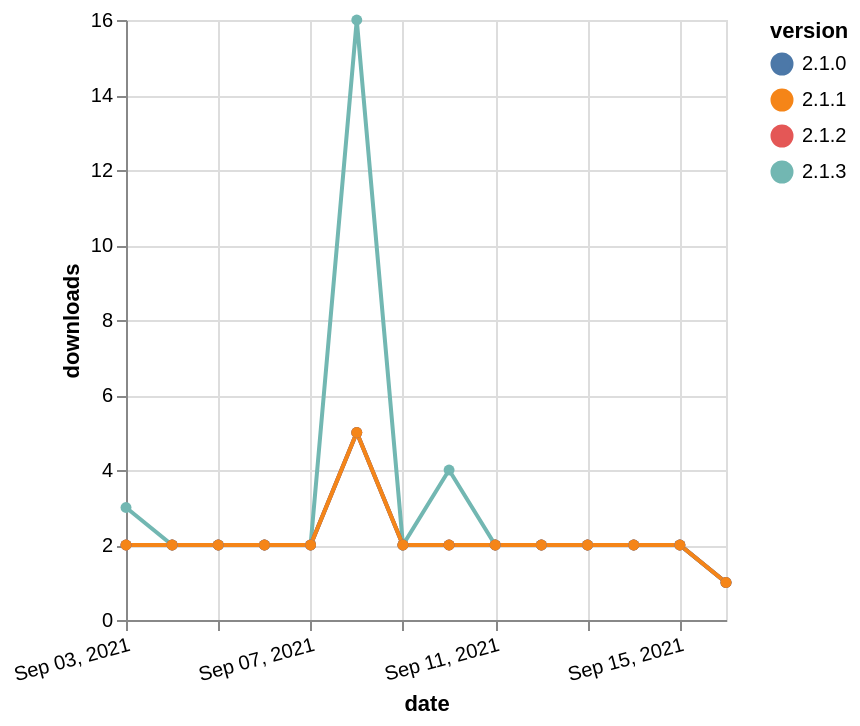

The specification (Vega-Lite) saved for this image:
### Vega-Lite specification from a JSON file in a GitHub repository (floating-point values rounded to 4 significant figures)
{"$schema": "https://vega.github.io/schema/vega-lite/v5.json", "description": "A simple bar chart with embedded data.", "data": {"values": [{"date": "2021-09-03", "total": 4342, "delta": 3, "version": "2.1.3"}, {"date": "2021-09-04", "total": 4344, "delta": 2, "version": "2.1.3"}, {"date": "2021-09-05", "total": 4346, "delta": 2, "version": "2.1.3"}, {"date": "2021-09-06", "total": 4348, "delta": 2, "version": "2.1.3"}, {"date": "2021-09-07", "total": 4350, "delta": 2, "version": "2.1.3"}, {"date": "2021-09-08", "total": 4366, "delta": 16, "version": "2.1.3"}, {"date": "2021-09-09", "total": 4368, "delta": 2, "version": "2.1.3"}, {"date": "2021-09-10", "total": 4372, "delta": 4, "version": "2.1.3"}, {"date": "2021-09-11", "total": 4374, "delta": 2, "version": "2.1.3"}, {"date": "2021-09-12", "total": 4376, "delta": 2, "version": "2.1.3"}, {"date": "2021-09-13", "total": 4378, "delta": 2, "version": "2.1.3"}, {"date": "2021-09-14", "total": 4380, "delta": 2, "version": "2.1.3"}, {"date": "2021-09-15", "total": 4382, "delta": 2, "version": "2.1.3"}, {"date": "2021-09-16", "total": 4383, "delta": 1, "version": "2.1.3"}, {"date": "2021-09-03", "total": 3367, "delta": 2, "version": "2.1.2"}, {"date": "2021-09-04", "total": 3369, "delta": 2, "version": "2.1.2"}, {"date": "2021-09-05", "total": 3371, "delta": 2, "version": "2.1.2"}, {"date": "2021-09-06", "total": 3373, "delta": 2, "version": "2.1.2"}, {"date": "2021-09-07", "total": 3375, "delta": 2, "version": "2.1.2"}, {"date": "2021-09-08", "total": 3380, "delta": 5, "version": "2.1.2"}, {"date": "2021-09-09", "total": 3382, "delta": 2, "version": "2.1.2"}, {"date": "2021-09-10", "total": 3384, "delta": 2, "version": "2.1.2"}, {"date": "2021-09-11", "total": 3386, "delta": 2, "version": "2.1.2"}, {"date": "2021-09-12", "total": 3388, "delta": 2, "version": "2.1.2"}, {"date": "2021-09-13", "total": 3390, "delta": 2, "version": "2.1.2"}, {"date": "2021-09-14", "total": 3392, "delta": 2, "version": "2.1.2"}, {"date": "2021-09-15", "total": 3394, "delta": 2, "version": "2.1.2"}, {"date": "2021-09-16", "total": 3395, "delta": 1, "version": "2.1.2"}, {"date": "2021-09-03", "total": 3358, "delta": 2, "version": "2.1.0"}, {"date": "2021-09-04", "total": 3360, "delta": 2, "version": "2.1.0"}, {"date": "2021-09-05", "total": 3362, "delta": 2, "version": "2.1.0"}, {"date": "2021-09-06", "total": 3364, "delta": 2, "version": "2.1.0"}, {"date": "2021-09-07", "total": 3366, "delta": 2, "version": "2.1.0"}, {"date": "2021-09-08", "total": 3371, "delta": 5, "version": "2.1.0"}, {"date": "2021-09-09", "total": 3373, "delta": 2, "version": "2.1.0"}, {"date": "2021-09-10", "total": 3375, "delta": 2, "version": "2.1.0"}, {"date": "2021-09-11", "total": 3377, "delta": 2, "version": "2.1.0"}, {"date": "2021-09-12", "total": 3379, "delta": 2, "version": "2.1.0"}, {"date": "2021-09-13", "total": 3381, "delta": 2, "version": "2.1.0"}, {"date": "2021-09-14", "total": 3383, "delta": 2, "version": "2.1.0"}, {"date": "2021-09-15", "total": 3385, "delta": 2, "version": "2.1.0"}, {"date": "2021-09-16", "total": 3386, "delta": 1, "version": "2.1.0"}, {"date": "2021-09-03", "total": 3589, "delta": 2, "version": "2.1.1"}, {"date": "2021-09-04", "total": 3591, "delta": 2, "version": "2.1.1"}, {"date": "2021-09-05", "total": 3593, "delta": 2, "version": "2.1.1"}, {"date": "2021-09-06", "total": 3595, "delta": 2, "version": "2.1.1"}, {"date": "2021-09-07", "total": 3597, "delta": 2, "version": "2.1.1"}, {"date": "2021-09-08", "total": 3602, "delta": 5, "version": "2.1.1"}, {"date": "2021-09-09", "total": 3604, "delta": 2, "version": "2.1.1"}, {"date": "2021-09-10", "total": 3606, "delta": 2, "version": "2.1.1"}, {"date": "2021-09-11", "total": 3608, "delta": 2, "version": "2.1.1"}, {"date": "2021-09-12", "total": 3610, "delta": 2, "version": "2.1.1"}, {"date": "2021-09-13", "total": 3612, "delta": 2, "version": "2.1.1"}, {"date": "2021-09-14", "total": 3614, "delta": 2, "version": "2.1.1"}, {"date": "2021-09-15", "total": 3616, "delta": 2, "version": "2.1.1"}, {"date": "2021-09-16", "total": 3617, "delta": 1, "version": "2.1.1"}]}, "width": "container", "mark": {"type": "line", "point": {"filled": true}}, "encoding": {"x": {"field": "date", "type": "temporal", "timeUnit": "yearmonthdate", "title": "date", "axis": {"labelAngle": -15}}, "y": {"field": "delta", "type": "quantitative", "title": "downloads"}, "color": {"field": "version", "type": "nominal"}, "tooltip": {"field": "delta"}}}
